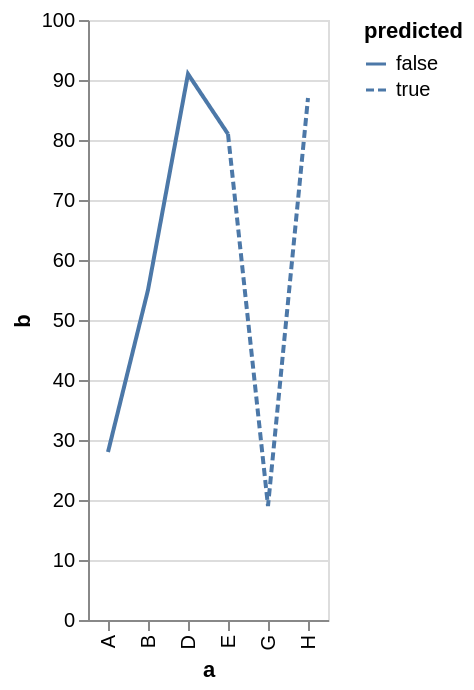

Express this chart as Vega-Lite.
### Vega-Lite specification from a JSON file in a GitHub repository (floating-point values rounded to 4 significant figures)
{"$schema": "https://vega.github.io/schema/vega-lite/v6.json", "description": "Line chart with a dashed part created by drawing multiple connecting lines. Note that the data source contains the data point at (E, 81) twice.", "data": {"values": [{"a": "A", "b": 28, "predicted": false}, {"a": "B", "b": 55, "predicted": false}, {"a": "D", "b": 91, "predicted": false}, {"a": "E", "b": 81, "predicted": false}, {"a": "E", "b": 81, "predicted": true}, {"a": "G", "b": 19, "predicted": true}, {"a": "H", "b": 87, "predicted": true}]}, "mark": "line", "encoding": {"x": {"field": "a", "type": "ordinal"}, "y": {"field": "b", "type": "quantitative"}, "strokeDash": {"field": "predicted", "type": "nominal"}}}
